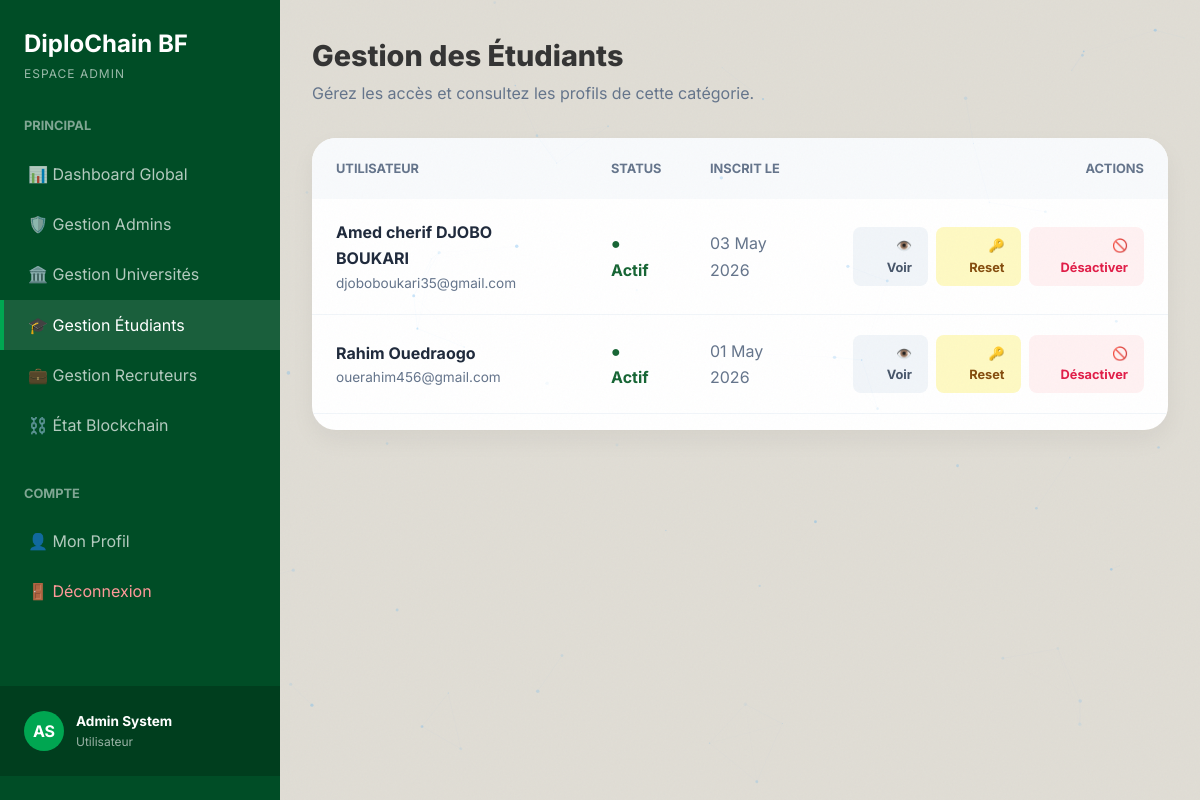
Before: /dashboard/admin/manage/student/ (signed in) with the older database file.
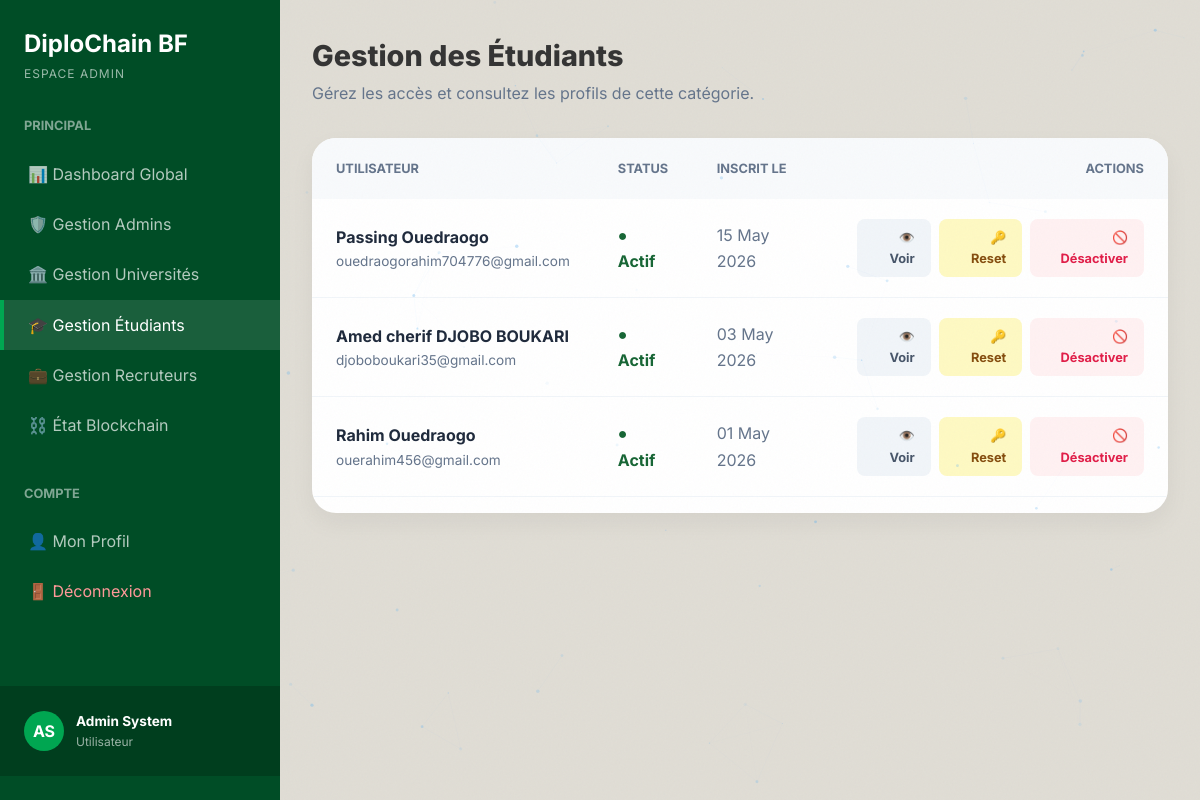
After: the same page with the newer database file.
### accounts/models.py (models this page shows, shortened)
class CustomUser(AbstractUser):
    ROLE_CHOICES = (
        ('student', 'Étudiant'),
        ('institution', 'Institution/Université'),
        ('recruiter', 'Recruteur/Employeur'),
        ('admin', 'Administrateur'),
    )
    role = models.CharField(max_length=20, choices=ROLE_CHOICES, default='student')
    institution_name = models.CharField(max_length=255, blank=True, null=True)
    company_name = models.CharField(max_length=255, blank=True, null=True)
    job_title = models.CharField(max_length=255, blank=True, null=True)
    phone_number = models.CharField(max_length=20, blank=True, null=True)
    ine = models.CharField(max_length=50, blank=True, null=True, unique=True, verbose_name="INE / ID National")

### dashboards/views.py (the view)
# urls.py: path('admin/manage/<str:role>/', views.admin_manage_users, name='admin_manage_users'),
@login_required
def admin_manage_users(request, role):
    if request.user.role != 'admin':
        return redirect('dashboard')
    users = CustomUser.objects.filter(role=role).order_by('-date_joined')
    role_display = {
        'admin': 'Administrateurs',
        'institution': 'Universités',
        'student': 'Étudiants',
        'recruiter': 'Recruteurs'
    }.get(role, 'Utilisateurs')
    return render(request, 'dashboards/admin_users_list.html', {
        'users': users,
        'role_key': role,
        'role_display': role_display
    })

### dashboards/templates/dashboards/admin_users_list.html (shortened to what this page needs)
{% extends 'dashboards/base_dashboard.html' %}
{% block dash_content %}
<div class="header-flex">
    <div>
        <h1 style="font-weight: 800; font-size: 1.8rem;">Gestion des {{ role_display }}</h1>
        <p style="color: #64748b;">Gérez les accès et consultez les profils de cette catégorie.</p>
    </div>
</div>
<div class="user-list-card">
    <div class="table-responsive">
        <table class="u-table" style="min-width: 700px;">
            <thead>
                <tr>
                    <th>Utilisateur</th>
                    <th>Status</th>
                    <th>Inscrit le</th>
                    <th style="text-align: right;">Actions</th>
                </tr>
            </thead>
            <tbody>
                {% for u in users %}
                <tr>
                    <td>
                        <div class="user-name">{{ u.get_full_name|default:u.username }}</div>
                        <div class="user-email">{{ u.email }}</div>
                    </td>
                    <td>
                        {% if u.is_active %}
                        <span style="color: #166534; font-weight: 700;">● Actif</span>
                        {% else %}
                        <span style="color: #991b1b; font-weight: 700;">● Inactif</span>
                        {% endif %}
                    </td>
                    <td style="color: #64748b;">{{ u.date_joined|date:"d M Y" }}</td>
                    <td style="text-align: right;">
                        <div style="display: flex; gap: 8px; justify-content: flex-end;">
                            <a href="{% url 'admin_user_detail' u.id %}" class="btn-action btn-view" title="Détails">👁️ Voir</a>
                            {% if u.id != request.user.id %}
                            <a href="{% url 'admin_reset_password' u.id %}" class="btn-action btn-reset" onclick="return confirmAction(event, 'Générer un nouveau mot de passe pour cet utilisateur ?')">🔑 Reset</a>
                            <a href="{% url 'admin_toggle_user_status' u.id %}" class="btn-action btn-toggle {% if not u.is_active %}active{% endif %}" onclick="return confirmAction(event, 'Changer l\'état d\'activation de ce compte ?')">
                                {% if u.is_active %}🚫 Désactiver{% else %}✅ Activer{% endif %}
                            </a>
                            {% endif %}
                        </div>
                    </td>
                </tr>
                {% empty %}
                <tr>
                    <td colspan="4" style="text-align: center; padding: 40px; color: #94a3b8;">Aucun utilisateur trouvé.</td>
                </tr>
                {% endfor %}
            </tbody>
        </table>
    </div>
</div>
{% endblock %}

Changed rows visible on the page:
added CustomUser: get_full_name "Passing Ouedraogo", email "ouedraogorahim704776@gmail.com", is_active "● Actif", date_joined "15 May 2026", shows "🔑 Reset"
